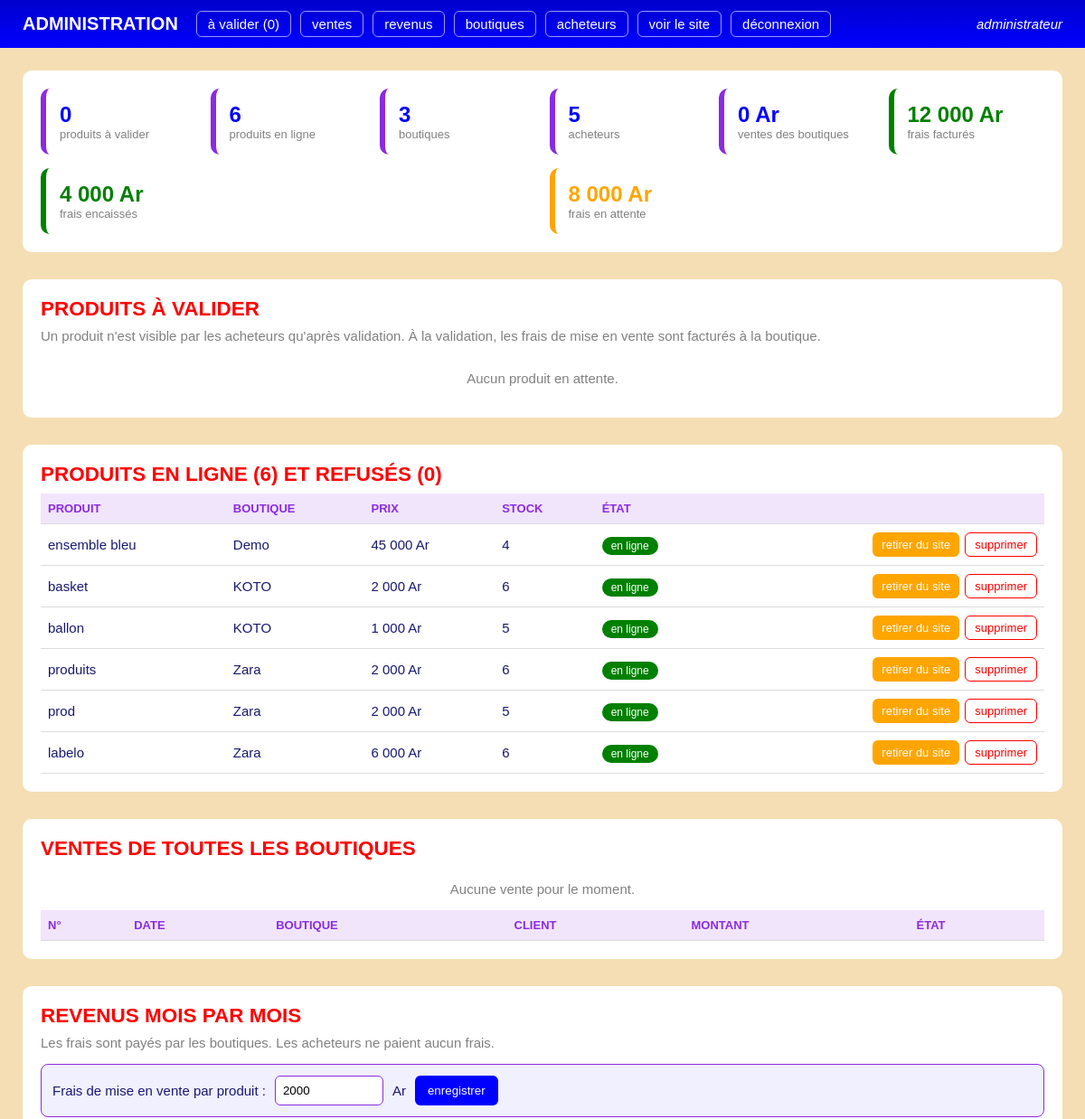
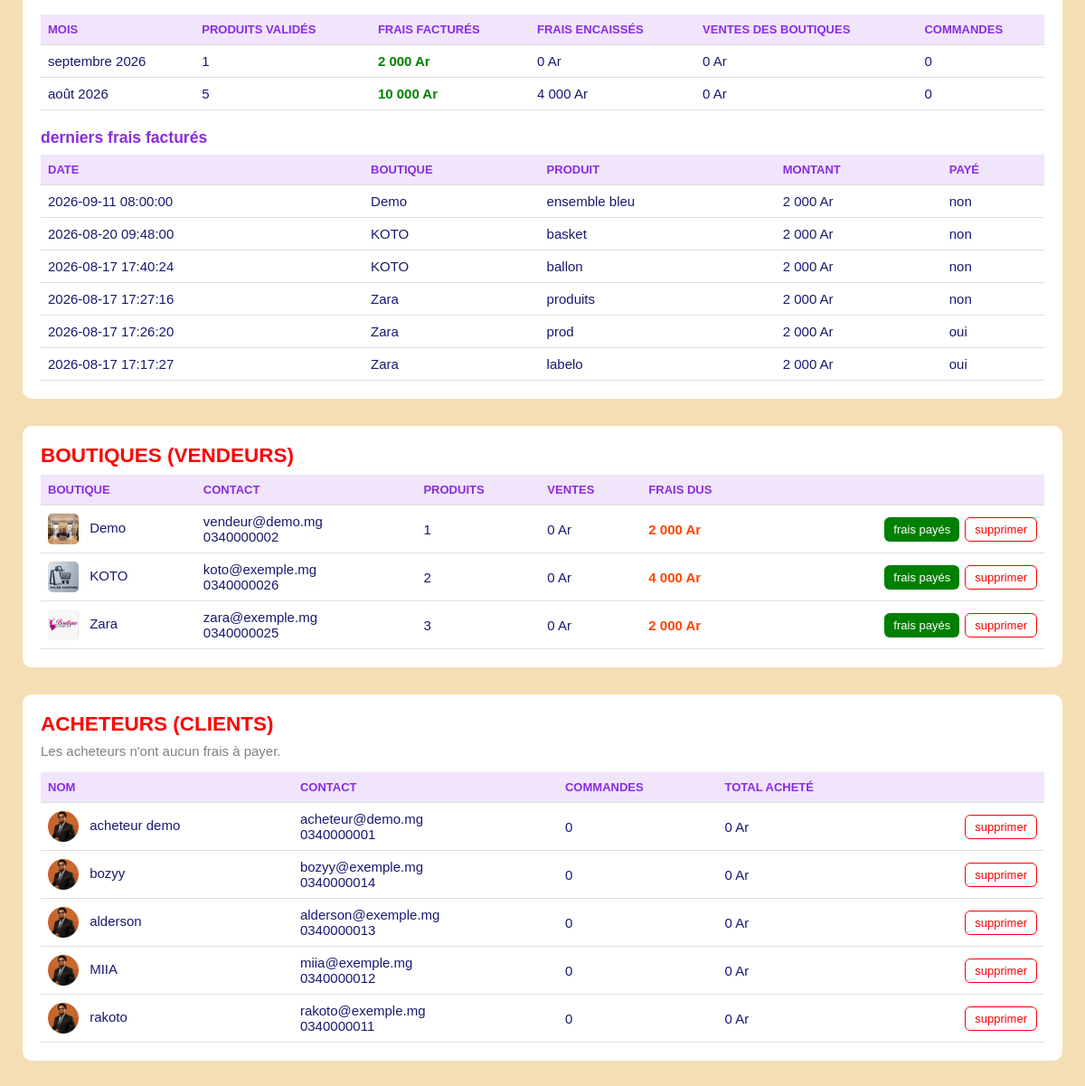
The page /admin.php (signed in) on the database its author committed (2 pictures, top to bottom).
### tables this page shows
CREATE TABLE `produits` (
  `id` int NOT NULL AUTO_INCREMENT,
  `id_boutique` int NOT NULL,
  `type` varchar(100) NOT NULL,
  `nom` varchar(150) NOT NULL,
  `description` text NOT NULL,
  `photo` varchar(255) NOT NULL,
  `stock` int NOT NULL,
  `prix` decimal(10,2) NOT NULL,
  `prix_gros` decimal(10,2) NOT NULL,
  `date_creation` datetime NOT NULL DEFAULT CURRENT_TIMESTAMP,
  `date_modification` datetime NOT NULL DEFAULT CURRENT_TIMESTAMP,
  `statut_validation` varchar(20) NOT NULL DEFAULT 'en_attente',    
  `date_validation` datetime DEFAULT NULL,
  PRIMARY KEY (`id`),
  KEY `id_boutique` (`id_boutique`),
  CONSTRAINT `fk_produits_boutique`
    FOREIGN KEY (`id_boutique`) REFERENCES `inscription_vendeur` (`id`)
    ON DELETE CASCADE
);

CREATE TABLE `inscription_vendeur` (
  `id` int NOT NULL AUTO_INCREMENT,
  `boutname` varchar(50) NOT NULL,
  `logo` varchar(255) NOT NULL,
  `numTel` varchar(50) NOT NULL,
  `email` varchar(255) NOT NULL,
  `password` varchar(255) NOT NULL,
  `localisation` varchar(50) NOT NULL,
  `definition` varchar(255) NOT NULL,
  `date` datetime NOT NULL DEFAULT CURRENT_TIMESTAMP,
  PRIMARY KEY (`id`)
);

CREATE TABLE IF NOT EXISTS `parametre` (
  `cle` varchar(50) NOT NULL,
  `valeur` varchar(255) NOT NULL,
  PRIMARY KEY (`cle`)
);

CREATE TABLE IF NOT EXISTS `frais` (
  `id` int NOT NULL AUTO_INCREMENT,
  `id_boutique` int NOT NULL,
  `id_produit` int DEFAULT NULL,
  `nom_produit` varchar(150) NOT NULL,
  `montant` decimal(10,2) NOT NULL,
  `paye` tinyint(1) NOT NULL DEFAULT 0,
  `date_frais` datetime NOT NULL DEFAULT CURRENT_TIMESTAMP,
  PRIMARY KEY (`id`),
  KEY `id_boutique` (`id_boutique`),
  KEY `id_produit` (`id_produit`),
  CONSTRAINT `fk_frais_boutique`
    FOREIGN KEY (`id_boutique`) REFERENCES `inscription_vendeur` (`id`)
    ON DELETE CASCADE,
  CONSTRAINT `fk_frais_produit`
    FOREIGN KEY (`id_produit`) REFERENCES `produits` (`id`)
    ON DELETE SET NULL
);

CREATE TABLE `users` (
  `id` int NOT NULL AUTO_INCREMENT,
  `nom` varchar(100) NOT NULL,
  `telephone` varchar(30) NOT NULL,
  `email` varchar(150) NOT NULL,
  `date_naissance` date NOT NULL,
  `adresse` varchar(255) NOT NULL,
  `photo` varchar(255) NOT NULL,    
  `mot_de_pass` varchar(255) NOT NULL,
  PRIMARY KEY (`id`)
);

### functions/admin.php (called while the page is built, shortened)
<?php
require_once __DIR__ . "/../utils/image.php";
$db = connection_db_bou();
function get_parametre(string $cle, string $defaut = ""): string
{
    global $db;
    $req = $db->prepare("SELECT valeur FROM parametre WHERE cle = ?");
    $req->execute([$cle]);
    $valeur = $req->fetchColumn();
    return $valeur === false ? $defaut : $valeur;
}
function frais_mise_en_vente(): float
{
    return (float) get_parametre("frais_mise_en_vente", "0");
}
function get_produits_par_statut(string $statut): array
{
    global $db;
    $req = $db->prepare("
        SELECT p.*, b.boutname, b.id AS id_boutique
        FROM produits p
        JOIN inscription_vendeur b ON b.id = p.id_boutique
        WHERE p.statut_validation = ?
        ORDER BY p.date_creation DESC, p.id DESC
    ");
    $req->execute([$statut]);
    return $req->fetchAll(PDO::FETCH_ASSOC);
}
function get_boutiques_admin(): array
{
    global $db;
    return $db->query("
        SELECT b.*,
               (SELECT COUNT(*) FROM produits p WHERE p.id_boutique = b.id) AS nb_produits,
               (SELECT COUNT(*) FROM produits p WHERE p.id_boutique = b.id AND p.statut_validation = 'en_attente') AS nb_attente,
               (SELECT COALESCE(SUM(f.montant), 0) FROM frais f WHERE f.id_boutique = b.id AND f.paye = 0) AS frais_dus,
               (SELECT COALESCE(SUM(c.total), 0) FROM commande c WHERE c.id_boutique = b.id AND c.statut <> 'annulee') AS ventes
        FROM inscription_vendeur b
        ORDER BY b.id DESC
    ")->fetchAll(PDO::FETCH_ASSOC);
}
function get_acheteurs_admin(): array
{
    global $db;
    return $db->query("
        SELECT u.*,
               (SELECT COUNT(*) FROM commande c WHERE c.id_user = u.id AND c.statut <> 'annulee') AS nb_commandes,
               (SELECT COALESCE(SUM(c.total), 0) FROM commande c WHERE c.id_user = u.id AND c.statut <> 'annulee') AS total_achats
        FROM users u
        ORDER BY u.id DESC
    ")->fetchAll(PDO::FETCH_ASSOC);
}
function get_revenus_par_mois(): array
{
    global $db;
    $mois = [];
    $frais = $db->query("
        SELECT DATE_FORMAT(date_frais, '%Y-%m') AS mois,
               COUNT(*) AS nb_frais,
               COALESCE(SUM(montant), 0) AS total,
               COALESCE(SUM(CASE WHEN paye = 1 THEN montant ELSE 0 END), 0) AS encaisse
        FROM frais
        GROUP BY mois
    ")->fetchAll(PDO::FETCH_ASSOC);
    foreach ($frais as $f) {
        $mois[$f["mois"]] = $f + ["ventes" => 0, "nb_commandes" => 0];
    }
    $ventes = $db->query("
        SELECT DATE_FORMAT(date_commande, '%Y-%m') AS mois,
               COUNT(*) AS nb_commandes,
               COALESCE(SUM(total), 0) AS ventes
        FROM commande
        WHERE statut <> 'annulee'
        GROUP BY mois
    ")->fetchAll(PDO::FETCH_ASSOC);
    krsort($mois);
    return $mois;
}
function get_frais_admin(int $limite = 50): array
{
    global $db;
    return $db->query("
        SELECT f.*, b.boutname
        FROM frais f
        JOIN inscription_vendeur b ON b.id = f.id_boutique
        ORDER BY f.date_frais DESC, f.id DESC
        LIMIT " . $limite
    )->fetchAll(PDO::FETCH_ASSOC);
}
function get_resume_admin(): array
{
    global $db;
    $un = fn($sql) => $db->query($sql)->fetchColumn();
    return [
        "a_valider"      => (int) $un("SELECT COUNT(*) FROM produits WHERE statut_validation = 'en_attente'"),
        "produits"       => (int) $un("SELECT COUNT(*) FROM produits WHERE statut_validation = 'approuve'"),
        "boutiques"      => (int) $un("SELECT COUNT(*) FROM inscription_vendeur"),
        "acheteurs"      => (int) $un("SELECT COUNT(*) FROM users"),
        "ventes_total"   => (float) $un("SELECT COALESCE(SUM(total), 0) FROM commande WHERE statut <> 'annulee'"),
        "frais_total"    => (float) $un("SELECT COALESCE(SUM(montant), 0) FROM frais"),
        "frais_encaisse" => (float) $un("SELECT COALESCE(SUM(montant), 0) FROM frais WHERE paye = 1"),
        "frais_dus"      => (float) $un("SELECT COALESCE(SUM(montant), 0) FROM frais WHERE paye = 0"),
    ];
}
?>

### utils/image.php (called while the page is built)
<?php
    function image_ou($fichier , $defaut){
        if($fichier !== null && $fichier !== "" && is_file(__DIR__."/../images/".$fichier)){
            return $fichier ;
        }
        return $defaut ;
    }
?>

### admin.php (the view, shortened to what this page needs)
<?php
require_once "functions/admin.php";
$resume = get_resume_admin();
$a_valider = get_produits_par_statut("en_attente");
$refuses = get_produits_par_statut("refuse");
$en_ligne = get_produits_par_statut("approuve");
$boutiques = get_boutiques_admin();
$acheteurs = get_acheteurs_admin();
$ventes = get_ventes_admin();
$revenus = get_revenus_par_mois();
$frais = get_frais_admin();
$montant_frais = frais_mise_en_vente();
function ar($montant) {
    return number_format((float) $montant, 0, ',', ' ') . " Ar";
}
function mois_francais(string $mois): string {
    $noms = ["01" => "janvier", "02" => "février", "03" => "mars", "04" => "avril",
             "05" => "mai", "06" => "juin", "07" => "juillet", "08" => "août",
             "09" => "septembre", "10" => "octobre", "11" => "novembre", "12" => "décembre"];
    [$annee, $m] = explode("-", $mois);
    return ($noms[$m] ?? $m) . " " . $annee;
}
?>
<!DOCTYPE html>
<html lang="fr">
<head>
    <link rel="stylesheet" href="css_admin/admin.css?v=<?= filemtime("css_admin/admin.css") ?>">
</head>
<body>
    <header class="barre_admin">
        <h1>administration</h1>
        <nav>
            <a href="#valider">à valider (<?= $resume["a_valider"] ?>)</a>
            <a href="#ventes">ventes</a>
            <a href="#revenus">revenus</a>
            <a href="#boutiques">boutiques</a>
            <a href="#acheteurs">acheteurs</a>
            <a href="vue1.php">voir le site</a>
            <a href="deconnexion.php">déconnexion</a>
        </nav>
        <span class="admin_nom"><?= htmlspecialchars($_SESSION["admin_nom"] ?? "") ?></span>
    </header>
    <main>
        <section class="chiffres">
            <div class="chiffre <?= $resume["a_valider"] > 0 ? "alerte" : "" ?>">
                <b><?= $resume["a_valider"] ?></b><span>produits à valider</span>
            </div>
            <div class="chiffre"><b><?= $resume["produits"] ?></b><span>produits en ligne</span></div>
            <div class="chiffre"><b><?= $resume["boutiques"] ?></b><span>boutiques</span></div>
            <div class="chiffre"><b><?= $resume["acheteurs"] ?></b><span>acheteurs</span></div>
            <div class="chiffre"><b><?= ar($resume["ventes_total"]) ?></b><span>ventes des boutiques</span></div>
            <div class="chiffre gain"><b><?= ar($resume["frais_total"]) ?></b><span>frais facturés</span></div>
            <div class="chiffre gain"><b><?= ar($resume["frais_encaisse"]) ?></b><span>frais encaissés</span></div>
            <div class="chiffre du"><b><?= ar($resume["frais_dus"]) ?></b><span>frais en attente</span></div>
        </section>
        <section id="valider">
            <h2>produits à valider</h2>
            <p class="aide">Un produit n'est visible par les acheteurs qu'après validation.
               À la validation, les frais de mise en vente sont facturés à la boutique.</p>
            <?php if (empty($a_valider)) : ?>
                <p class="vide">Aucun produit en attente.</p>
            <?php endif; ?>
        </section>
        <section id="produits">
            <h2>produits en ligne (<?= count($en_ligne) ?>) et refusés (<?= count($refuses) ?>)</h2>
            <table>
                <tr><th>produit</th><th>boutique</th><th>prix</th><th>stock</th><th>état</th><th></th></tr>
                <?php foreach (array_merge($en_ligne, $refuses) as $p) : ?>
                <tr>
                    <td><?= htmlspecialchars($p["nom"]) ?></td>
                    <td><?= htmlspecialchars($p["boutname"]) ?></td>
                    <td><?= ar($p["prix"]) ?></td>
                    <td><?= (int) $p["stock"] ?></td>
                    <td><span class="etat <?= htmlspecialchars($p["statut_validation"]) ?>"><?= htmlspecialchars(STATUTS_PRODUIT[$p["statut_validation"]] ?? "") ?></span></td>
                    <td class="actions_ligne">
                        <form method="POST">
                            <?php if ($p["statut_validation"] === "approuve") : ?>
                                <button name="refuser" class="bouton orange petit">retirer du site</button>
                            <?php else : ?>
                                <button name="approuver" class="bouton vert petit">remettre en ligne</button>
                            <?php endif; ?>
                            <button name="supprimer_produit" class="bouton rouge petit"
                                onclick="return confirm('Supprimer définitivement ce produit ?')">supprimer</button>
                        </form>
                    </td>
                </tr>
                <?php endforeach; ?>
            </table>
        </section>
        <section id="ventes">
            <h2>ventes de toutes les boutiques</h2>
            <?php if (empty($ventes)) : ?>
                <p class="vide">Aucune vente pour le moment.</p>
            <?php endif; ?>
            <table>
                <tr><th>n°</th><th>date</th><th>boutique</th><th>client</th><th>montant</th><th>état</th></tr>
            </table>
        </section>
        <section id="revenus">
            <h2>revenus mois par mois</h2>
            <p class="aide">Les frais sont payés par les boutiques. Les acheteurs ne paient aucun frais.</p>
            <form method="POST" class="reglage">
                <label for="montant">Frais de mise en vente par produit :</label>
                <input type="number" name="montant" id="montant" min="0" step="100" value="<?= (int) $montant_frais ?>">
                <span>Ar</span>
                <button name="enregistrer_frais" class="bouton bleu">enregistrer</button>
            </form>
            <table>
                <tr><th>mois</th><th>produits validés</th><th>frais facturés</th><th>frais encaissés</th><th>ventes des boutiques</th><th>commandes</th></tr>
                <?php foreach ($revenus as $mois => $r) : ?>
                <tr>
                    <td><?= htmlspecialchars(mois_francais($mois)) ?></td>
                    <td><?= (int) $r["nb_frais"] ?></td>
                    <td class="gain"><?= ar($r["total"]) ?></td>
                    <td><?= ar($r["encaisse"]) ?></td>
                    <td><?= ar($r["ventes"]) ?></td>
                    <td><?= (int) $r["nb_commandes"] ?></td>
                </tr>
                <?php endforeach; ?>
            </table>
            <h3>derniers frais facturés</h3>
            <table>
                <tr><th>date</th><th>boutique</th><th>produit</th><th>montant</th><th>payé</th></tr>
                <?php foreach ($frais as $f) : ?>
                <tr>
                    <td><?= htmlspecialchars($f["date_frais"]) ?></td>
                    <td><?= htmlspecialchars($f["boutname"]) ?></td>
                    <td><?= htmlspecialchars($f["nom_produit"]) ?></td>
                    <td><?= ar($f["montant"]) ?></td>
                    <td><?= $f["paye"] ? "oui" : "non" ?></td>
                </tr>
                <?php endforeach; ?>
            </table>
        </section>
        <section id="boutiques">
            <h2>boutiques (vendeurs)</h2>
            <table>
                <tr><th>boutique</th><th>contact</th><th>produits</th><th>ventes</th><th>frais dus</th><th></th></tr>
                <?php foreach ($boutiques as $b) : ?>
                <tr>
                    <td>
                        <img src="images/<?= htmlspecialchars(image_ou($b["logo"], "kara.jpg")) ?>" alt="" class="mini">
                        <?= htmlspecialchars($b["boutname"]) ?>
                    </td>
                    <td><?= htmlspecialchars($b["email"]) ?><br><?= htmlspecialchars($b["numTel"]) ?></td>
                    <td><?= (int) $b["nb_produits"] ?>
                    </td>
                    <td><?= ar($b["ventes"]) ?></td>
                    <td class="<?= $b["frais_dus"] > 0 ? "du" : "" ?>"><?= ar($b["frais_dus"]) ?></td>
                    <td class="actions_ligne">
                        <form method="POST">
                            <?php if ($b["frais_dus"] > 0) : ?>
                                <button name="frais_payes" class="bouton vert petit">frais payés</button>
                            <?php else : ?>
                                <button name="frais_dus" class="bouton petit">remettre en attente</button>
                            <?php endif; ?>
                            <button name="supprimer_boutique" class="bouton rouge petit"
                                onclick="return confirm('Supprimer cette boutique ? Ses produits et ses commandes seront supprimés.')">supprimer</button>
                        </form>
                    </td>
                </tr>
                <?php endforeach; ?>
            </table>
        </section>
        <section id="acheteurs">
            <h2>acheteurs (clients)</h2>
            <p class="aide">Les acheteurs n'ont aucun frais à payer.</p>
            <table>
                <tr><th>nom</th><th>contact</th><th>commandes</th><th>total acheté</th><th></th></tr>
                <?php foreach ($acheteurs as $a) : ?>
                <tr>
                    <td>
                        <img src="images/<?= htmlspecialchars(image_ou($a["photo"], "pdp.jpg")) ?>" alt="" class="mini ronde">
                        <?= htmlspecialchars($a["nom"]) ?>
                    </td>
                    <td><?= htmlspecialchars($a["email"]) ?><br><?= htmlspecialchars($a["telephone"]) ?></td>
                    <td><?= (int) $a["nb_commandes"] ?></td>
                    <td><?= ar($a["total_achats"]) ?></td>
                    <td class="actions_ligne">
                        <form method="POST">
                            <button name="supprimer_acheteur" class="bouton rouge petit"
                                onclick="return confirm('Supprimer ce compte acheteur ?')">supprimer</button>
                        </form>
                    </td>
                </tr>
                <?php endforeach; ?>
            </table>
        </section>
    </main>
</body>
</html>

### rows shown on the page
produits: nom "ensemble bleu", id_boutique.boutname "Demo", prix "45 000 Ar", stock "4", statut_validation "en ligne", shows "retirer du site"
produits: nom "basket", id_boutique.boutname "KOTO", prix "2 000 Ar", stock "6", statut_validation "en ligne", shows "retirer du site"
produits: nom "ballon", id_boutique.boutname "KOTO", prix "1 000 Ar", stock "5", statut_validation "en ligne", shows "retirer du site"
produits: nom "produits", id_boutique.boutname "Zara", prix "2 000 Ar", stock "6", statut_validation "en ligne", shows "retirer du site"
produits: nom "prod", id_boutique.boutname "Zara", prix "2 000 Ar", stock "5", statut_validation "en ligne", shows "retirer du site"
produits: nom "labelo", id_boutique.boutname "Zara", prix "6 000 Ar", stock "6", statut_validation "en ligne", shows "retirer du site"
parametre: montant "2000"
frais: date_frais "2026-09-11 08:00:00", id_boutique.boutname "Demo", nom_produit "ensemble bleu", montant "2 000 Ar", paye "non"
frais: date_frais "2026-08-20 09:48:00", id_boutique.boutname "KOTO", nom_produit "basket", montant "2 000 Ar", paye "non"
frais: date_frais "2026-08-17 17:40:24", id_boutique.boutname "KOTO", nom_produit "ballon", montant "2 000 Ar", paye "non"
frais: date_frais "2026-08-17 17:27:16", id_boutique.boutname "Zara", nom_produit "produits", montant "2 000 Ar", paye "non"
frais: date_frais "2026-08-17 17:26:20", id_boutique.boutname "Zara", nom_produit "prod", montant "2 000 Ar", paye "oui"
frais: date_frais "2026-08-17 17:17:27", id_boutique.boutname "Zara", nom_produit "labelo", montant "2 000 Ar", paye "oui"
inscription_vendeur: logo (picture), boutname "Demo", email "vendeur@demo.mg", numTel "0340000002", nb_produits "1", ventes "0 Ar", frais_dus "2 000 Ar"
inscription_vendeur: logo (picture), boutname "KOTO", email "koto@exemple.mg", numTel "0340000026", nb_produits "2", ventes "0 Ar", frais_dus "4 000 Ar"
inscription_vendeur: logo (picture), boutname "Zara", email "zara@exemple.mg", numTel "0340000025", nb_produits "3", ventes "0 Ar", frais_dus "2 000 Ar"
users: nom "acheteur demo", email "acheteur@demo.mg", telephone "0340000001", nb_commandes "0", total_achats "0 Ar"
users: nom "bozyy", email "bozyy@exemple.mg", telephone "0340000014", nb_commandes "0", total_achats "0 Ar"
users: nom "alderson", email "alderson@exemple.mg", telephone "0340000013", nb_commandes "0", total_achats "0 Ar"
users: nom "MIIA", email "miia@exemple.mg", telephone "0340000012", nb_commandes "0", total_achats "0 Ar"
users: nom "rakoto", email "rakoto@exemple.mg", telephone "0340000011", nb_commandes "0", total_achats "0 Ar"

### other values the page prints
$resume["a_valider"] "0"
$_SESSION["admin_nom"] "administrateur"
$resume["produits"] "6"
$resume["boutiques"] "3"
$resume["acheteurs"] "5"
ar($resume["ventes_total"]) "0 Ar"
ar($resume["frais_total"]) "12 000 Ar"
ar($resume["frais_encaisse"]) "4 000 Ar"
ar($resume["frais_dus"]) "8 000 Ar"
count($en_ligne) "6"
count($refuses) "0"
mois_francais($mois) "septembre 2026"
$r["nb_frais"] "1"
ar($r["total"]) "2 000 Ar"
ar($r["encaisse"]) "0 Ar"
